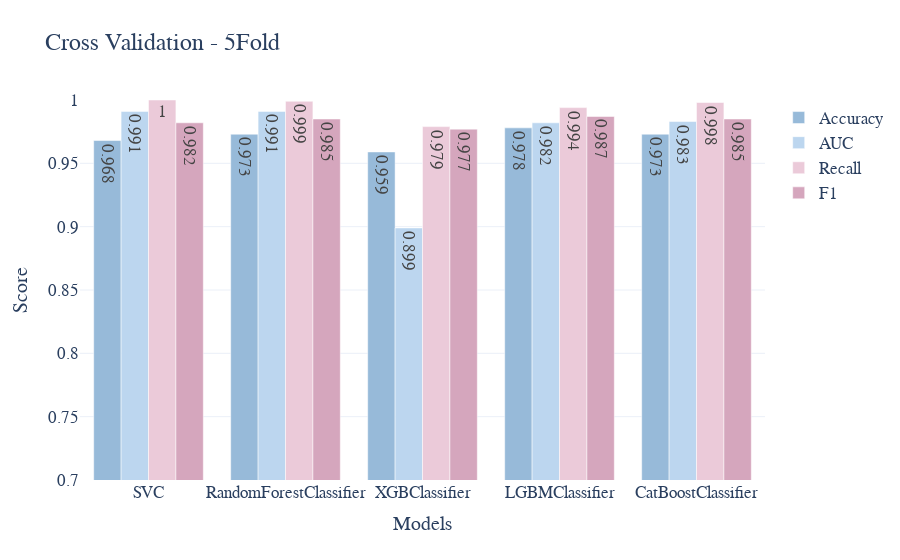

The cell this chart's notebook holds for it:
### Code cell
plot_model_score(model_names, cv_metrics_dict, 'Cross Validation - 5Fold')

### Figure 1 — Plotly figure (JSON) as saved in the notebook; plotly's stock layout.template omitted (floating-point values rounded to 4 significant figures)
{"data": [{"marker": {"color": "#97bad9"}, "name": "Accuracy", "text": [0.968, 0.973, 0.959, 0.978, 0.973], "type": "bar", "x": ["SVC", "RandomForestClassifier", "XGBClassifier", "LGBMClassifier", "CatBoostClassifier"], "y": [0.968, 0.973, 0.959, 0.978, 0.973]}, {"marker": {"color": "#bcd6ef"}, "name": "AUC", "text": [0.991, 0.991, 0.899, 0.982, 0.983], "type": "bar", "x": ["SVC", "RandomForestClassifier", "XGBClassifier", "LGBMClassifier", "CatBoostClassifier"], "y": [0.991, 0.991, 0.899, 0.982, 0.983]}, {"marker": {"color": "#ebcad9"}, "name": "Recall", "text": [1, 0.999, 0.979, 0.994, 0.998], "type": "bar", "x": ["SVC", "RandomForestClassifier", "XGBClassifier", "LGBMClassifier", "CatBoostClassifier"], "y": [1, 0.999, 0.979, 0.994, 0.998]}, {"marker": {"color": "#d5a6bd"}, "name": "F1", "text": [0.982, 0.985, 0.977, 0.987, 0.985], "type": "bar", "x": ["SVC", "RandomForestClassifier", "XGBClassifier", "LGBMClassifier", "CatBoostClassifier"], "y": [0.982, 0.985, 0.977, 0.987, 0.985]}], "layout": {"font": {"family": "Franklin Gothic", "size": 17}, "title": {"text": "Cross Validation - 5Fold"}, "xaxis": {"title": {"text": "Models"}}, "yaxis": {"range": [0.7, 1], "title": {"text": "Score"}}}}
